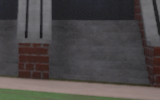
#> input picture tests/data/signs/brick_facade_02.png, 160 x 100 px
$ python -i traffic_signs.py   (imports and definitions only)
#> lines starting #> are read from the running program, lines starting #| are printed output that depends on the picture; after the words box and inside, x2 and y2 are one past the last pixel; in counts of white or black regions, pixels touching at a corner belong together
"""Deterministic STOP/YIELD perception from transient RGB frames.

A colour-and-shape detector with frame-to-frame tracking.  It uses no CARLA
labels, actor IDs, maps or ground truth: only the pixels of one camera.

Candidates are the external contours of the red mask (HSV, two hue bands,
opened and closed).  A contour touching the image border is rejected: its
shape is truncated and cannot be verified (the S10 false STOP was a red
advertising board cut by the image border).  The remaining ones are classified
by their geometry:

  STOP   a regular convex octagon: hull compactness (4 pi A / P^2; 0.948 for a
         regular octagon) at least ``stop_min_compactness``, at least
         ``stop_min_vertices`` corners once the plate is large enough to show
         them, a nearly square box (perspective narrows a plate seen from the
         side, hence ``stop_aspect``), a red fraction typical of a plate with
         letters (``stop_red_fraction``) and white letters inside it
         (``stop_min_letters``: low-saturation bright pixels in the central band),
         which no brick wall, tail light or red car shows;
  YIELD  an inverted triangle: 3-4 corners (5 when small), box fill about 0.5,
         the top edge much wider than the bottom (apex down), a red border with
         a white interior.

Detections are tracked between frames by class, centre distance (relative to
the image width), size consistency and time gap; a track is confirmed after
``min_detections_per_track`` detections with a stable shape.  Thresholds were
calibrated on CARLA frames (Town05 STOP plates, the Town10HD YIELD sign; S10's
red board and Town05's brick facades as negatives), see the README.
"""

from __future__ import annotations

import math
from dataclasses import dataclass, field
from typing import Any, Dict, List, Mapping, Optional, Sequence, Tuple

STOP = "STOP"
YIELD = "YIELD"


def _cv2() -> Any:
    try:
        import cv2
    except ImportError as exc:  # pragma: no cover
        raise ImportError("sign perception needs OpenCV; install opencv-python") from exc
    return cv2


def _get(cfg: Any, key: str, default: Any) -> Any:
    if cfg is None:
        return default
    if hasattr(cfg, "get"):
        try:
            value = cfg.get(key, default)
            if value != default:
                return value
        except TypeError:
            pass
    if isinstance(cfg, Mapping):
        if key in cfg:
            return cfg[key]
        node: Any = cfg
        for part in key.split("."):
            if not isinstance(node, Mapping) or part not in node:
                return default
            node = node[part]
        return node
    return default


def _value(cfg: Any, name: str, default: Any) -> Any:
    got = _get(cfg, "traffic_signs." + name, None)
    if got is None:
        got = _get(cfg, name, None)
    return default if got is None else got


@dataclass
class SignDetection:
    frame: int
    t: float
    sign_class: str
    confidence: float
    bbox: Tuple[int, int, int, int]
    n_vertices: int = 0
    fill_ratio: float = 0.0  # contour area / bounding box area
    redness: float = 0.0  # red fraction inside the contour
    compactness: float = 0.0
    letters: float = 0.0  # white fraction in the central band
    image_width: int = 0
    bearing_deg: float = 0.0  # horizontal angle of the box centre from the camera axis (+ = right)

    @property
    def area(self) -> int:
        return int(self.bbox[2] * self.bbox[3])

    @property
    def size(self) -> int:
        return int(max(self.bbox[2], self.bbox[3]))

    @property
    def aspect(self) -> float:
        return float(self.bbox[2]) / float(max(self.bbox[3], 1))

    # [11 lines left out: functions centre, as_dict, not called in this run]


@dataclass
class SignTrack:
    track_id: str
    sign_class: str
    detections: List[SignDetection] = field(default_factory=list)
    relevance_bearing_deg: float = 30.0

    @property
    def t_first(self) -> float: return self.detections[0].t
    @property
    def frame_first(self) -> int: return self.detections[0].frame
    # [5 lines left out: function frame_confirmed, not called in this run]
    @property
    def t_last(self) -> float: return self.detections[-1].t
    @property
    def best(self) -> SignDetection: return max(self.detections, key=lambda d: d.confidence)
    # [14 lines left out: functions growing, centredness, not called in this run]

    @property
    def min_bearing_deg(self) -> float:
        return min(abs(d.bearing_deg) for d in self.detections)

    # [19 lines left out: functions relevance, as_dict, not called in this run]


def _clip01(value: float) -> float:
    return max(0.0, min(1.0, value))


class SignDetector:
    def __init__(self, cfg: Optional[Any] = None) -> None:
        val = lambda name, default: _value(cfg, name, default)  # noqa: E731
        self.min_area_px = int(val("min_area_px", 100))
        self.min_saturation = int(val("min_saturation", 90))
        self.min_value = int(val("min_value", 50))
        self.close_kernel_px = int(val("close_kernel_px", 5))
        self.border_margin_px = int(val("border_margin_px", 2))
        self.max_centre_row_fraction = float(val("max_centre_row_fraction", 0.56))
        self.approx_epsilon = float(val("approx_epsilon", 0.03))
        self.horizontal_fov_deg = float(val("camera_fov_deg", 110.0))
        self.stop_aspect = tuple(float(v) for v in val("stop_aspect", (0.70, 1.15)))
        self.stop_min_compactness = float(val("stop_min_compactness", 0.85))
        self.stop_min_vertices = int(val("stop_min_vertices", 6))
        self.stop_small_px = int(val("stop_small_px", 24))
        self.stop_red_fraction = tuple(float(v) for v in val("stop_red_fraction", (0.55, 0.88)))
        self.stop_min_letters = float(val("stop_min_letters", 0.30))
        self.yield_aspect = tuple(float(v) for v in val("yield_aspect", (0.80, 1.40)))
        self.yield_box_fill = tuple(float(v) for v in val("yield_box_fill", (0.38, 0.62)))
        self.yield_min_solidity = float(val("yield_min_solidity", 0.80))
        self.yield_red_fraction = tuple(float(v) for v in val("yield_red_fraction", (0.30, 0.78)))
        self.yield_min_white = float(val("yield_min_white", 0.30))
        self.yield_top_bottom_ratio = float(val("yield_top_bottom_ratio", 1.6))
        self.min_confidence = float(val("min_confidence", 0.0))

    def red_mask(self, image: Any) -> Tuple[Any, Any, Any]:
        """(closed red mask, raw red mask, HSV image)."""
        cv2 = _cv2()
        import numpy as np
        hsv = cv2.cvtColor(image, cv2.COLOR_RGB2HSV)
#> hsv: shape (100, 160, 3); mean H, S, V 86.4, 29.6, 79
        raw = None
        for lo, hi in ((0, 12), (168, 179)):
            band = cv2.inRange(hsv, np.array([lo, self.min_saturation, self.min_value], np.uint8),
                               np.array([hi, 255, 255], np.uint8))
            raw = band if raw is None else cv2.bitwise_or(raw, band)
#> this loop made 2 passes
#> pass 1, in red_mask, `band = cv2.inRange(hsv, np.array([lo, self.min_saturation, self.min_va..`:
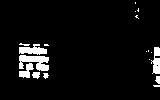
#> band: shape (100, 160); 5.8% white; 18 white regions (11 under 20 px), largest, box (x1, y1, x2, y2) and area: (19, 55, 49, 71) 298, (19, 44, 47, 55) 193, (151, 47, 160, 74) 166
        mask = cv2.morphologyEx(raw, cv2.MORPH_OPEN, np.ones((2, 2), np.uint8))
#> mask: shape (100, 160); 5.3% white; 13 white regions (5 under 20 px), largest, box (x1, y1, x2, y2) and area: (20, 56, 50, 72) 294, (20, 48, 48, 55) 175, (20, 64, 34, 79) 116
        k = max(1, self.close_kernel_px)
        return cv2.morphologyEx(mask, cv2.MORPH_CLOSE, np.ones((k, k), np.uint8)), raw, hsv

    def _bearing(self, centre_x: float, width: int) -> float:
        focal = width / (2.0 * math.tan(math.radians(self.horizontal_fov_deg) / 2.0))
        return math.degrees(math.atan((centre_x - width / 2.0) / focal))

    def candidates(self, image: Any) -> List[Dict[str, Any]]:
        """Measured shape and colour features of every red contour (also used for calibration)."""
        cv2 = _cv2()
        import numpy as np
        mask, raw, hsv = self.red_mask(image)
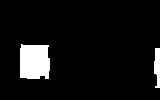
#> mask: shape (100, 160); 7.2% white; 2 white regions
        height, width = mask.shape
#> height = 100; width = 160
        contours, _ = cv2.findContours(mask, cv2.RETR_EXTERNAL, cv2.CHAIN_APPROX_SIMPLE)
#> contours = 2 contours; box (x1, y1, x2, y2) and area: (20, 44, 50, 79) 901, (154, 48, 160, 88) 145
        white = (hsv[..., 1] < 90) & (hsv[..., 2] > 100)
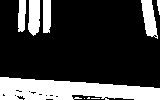
#> white: shape (100, 160) bool; 24.5% white; 9 white regions (3 under 20 px), largest, box (x1, y1, x2, y2) and area: (0, 77, 160, 100) 2625, (141, 0, 158, 39) 404, (28, 0, 40, 36) 370, (43, 0, 51, 33) 256, (18, 0, 26, 32) 220, (157, 0, 160, 15) 32
        out = []
        for contour in contours:
            area = float(cv2.contourArea(contour))
            if area < self.min_area_px:
                continue
            x, y, w, h = (int(v) for v in cv2.boundingRect(contour))
            margin = self.border_margin_px
            touches = x <= margin or y <= margin or x + w >= width - margin or y + h >= height - margin
            hull = cv2.convexHull(contour)
            hull_area = float(cv2.contourArea(hull))
            perimeter = float(cv2.arcLength(hull, True))
            if hull_area <= 0.0 or perimeter <= 0.0:
                continue
            approx = cv2.approxPolyDP(hull, self.approx_epsilon * perimeter, True)
            filled = np.zeros_like(mask)
            cv2.drawContours(filled, [contour], -1, 255, -1)
            inside = filled > 0
            red_fraction = float((raw[inside] > 0).mean()) if inside.any() else 0.0
            band = np.zeros_like(mask)
            cx, cy = x + w / 2.0, y + h / 2.0
            cv2.rectangle(band, (int(cx - 0.3 * w), int(cy - 0.22 * h)), (int(cx + 0.3 * w), int(cy + 0.22 * h)), 255, -1)
            band = (band > 0) & inside
            letters = float(white[band].mean()) if band.any() else 0.0
            points = approx.reshape(-1, 2)
            mean_y = points[:, 1].mean()
            top, bottom = points[points[:, 1] < mean_y], points[points[:, 1] >= mean_y]
            top_span = float(top[:, 0].max() - top[:, 0].min()) if len(top) else 0.0
            bottom_span = float(bottom[:, 0].max() - bottom[:, 0].min()) if len(bottom) else 0.0
            out.append({"bbox": (x, y, w, h), "area": area, "touches_border": touches,
                        "solidity": area / hull_area, "fill_ratio": area / float(w * h), "aspect": w / float(h),
                        "compactness": 4.0 * math.pi * hull_area / (perimeter * perimeter),
                        "vertices": int(len(approx)), "red_fraction": red_fraction, "letters": letters,
                        "top_span": top_span, "bottom_span": bottom_span,
                        "centre_row": (y + h / 2.0) / float(height), "size": max(w, h),
                        "bearing_deg": self._bearing(cx, width), "image_width": width})
#> this loop made 2 passes
#> (area, x, y, w, h, margin, touches, hull_area) on pass 1: (145, 154, 48, 6, 40, 2, True, 181.5)
#> (area, x, y, w, h, margin, touches, hull_area) on pass 2: (901, 20, 44, 30, 35, 2, False, 956)
#> pass 1, in candidates, `inside = filled > 0`:
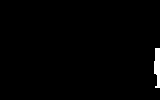
#> inside: shape (100, 160) bool; 1.2% white; 1 white region, box (x1, y1, x2, y2) and area: (154, 48, 160, 88) 190
#> pass 1, in candidates, `band = (band > 0) & inside`:
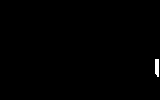
#> band: shape (100, 160) bool; 0.42% white; 1 white region, box (x1, y1, x2, y2) and area: (155, 59, 159, 77) 67
#> pass 2, in candidates, `inside = filled > 0`:
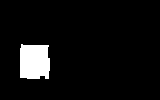
#> inside: shape (100, 160) bool; 6% white; 1 white region, box (x1, y1, x2, y2) and area: (20, 44, 50, 79) 965
#> pass 2, in candidates, `band = (band > 0) & inside`:
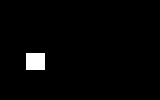
#> band: shape (100, 160) bool; 2% white; 1 white region, box (x1, y1, x2, y2) and area: (26, 53, 45, 70) 323
#> after the loop, out = 2 items
        return out

    # [35 lines left out: functions classify, detect, not called in this run]


class SignTracker:
    # [40 lines left out: functions __init__, update, stable, not called in this run]

    def tracks(self, confirmed_only: bool = True) -> List[SignTrack]:
        return sorted([t for t in self._tracks if not confirmed_only or self.stable(t)],
                      key=lambda t: (t.t_first, t.track_id))

    @property
    def n_detections(self) -> int:
        return sum(len(t.detections) for t in self._tracks)

    @property
    def rejected_short_tracks(self) -> int:
        return sum(not self.stable(t) for t in self._tracks)


# [22 lines left out: function detect_signs, not called in this run]

>>> import cv2
>>> picture = cv2.cvtColor(cv2.imread('../../../tests/data/signs/brick_facade_02.png'), cv2.COLOR_BGR2RGB)
>>> result = SignDetector().candidates(picture)
#> result = 2 items
